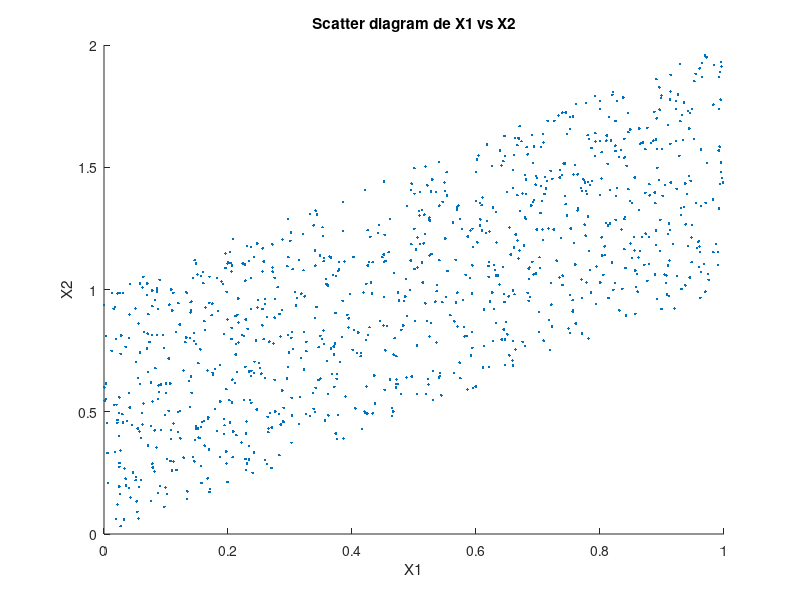

This chart was generated by the following MATLAB code:
N = 1000;
U1 = rand(N,1);
U2 = rand(N,1);

X1 = U1;
X2 = U1 + U2;

figure;
scatter(X1,X2,'.');
xlabel('X1'); ylabel('X2');
title('Scatter diagram de X1 vs X2');
